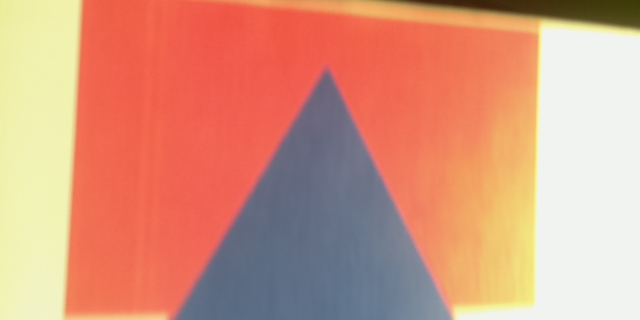
#> input picture img.jpeg, 640 x 320 px
$ python harris.py ../img.jpeg   (Python 2 division)
#> lines starting #> are read from the running program, lines starting #| are printed output that depends on the picture; after the words box and inside, x2 and y2 are one past the last pixel; in counts of white or black regions, pixels touching at a corner belong together
import os
from scipy.ndimage import filters
from PIL import Image

import numpy as np
from matplotlib import pyplot as plt

import datetime

def compute_harris_response(im, sigma=1):
    """compute the harris corner detector response function for
    each pixel"""
    start = datetime.datetime.now()
    #derivatives
    imx = np.zeros(im.shape)
    # gaussian filter args:
    #   input - an array,
    #   [standard deviation],
    #   [order], on each axis
    #   output
    filters.gaussian_filter(im, (sigma, sigma), (0,1),  imx)
    imy = np.zeros(im.shape)
    filters.gaussian_filter(im, (sigma, sigma), (1,0), imy)
    #harris matrix components
    Wxx = filters.gaussian_filter(imx*imx, sigma)
    Wxy = filters.gaussian_filter(imx*imy, sigma)
    Wyy = filters.gaussian_filter(imy*imy, sigma)
    delta = datetime.datetime.now()


    #determinant and trace to approx
    #[[x, y]  * [[x, y] = [[xx, xy]
    # [x, y]]   [x, y]]    [xy, yy]]
    # Det = xx*yy - xy*xy
    # Trace = xx + yy
    Wdet = Wxx*Wyy - Wxy**2
    Wtr = Wxx + Wyy

    # added these two lines to account for NaN
    res = Wdet / Wtr
    res[np.isnan(res)] = 0

    return res

def get_harris_points(harrisim, min_dist=10, threshold= 0.1):
    """ Return corners from a Harris response image
    min_dist is the minimum number of pixels separating
    corners and image boundary. """

    #find the top corner candidates above a corner threshold
    corner_threshold = harrisim.max() * threshold
    harrisim_t = (harrisim > corner_threshold) * 1

    #get coords of candidates
    coords = np.array(harrisim_t.nonzero()).T

    #candidate_values
    candidate_values = [harrisim[c[0], c[1]] for c in coords]

    #sort candidates
    index = np.argsort(candidate_values)

    #store allowed point locations in array
    allowed_locations = np.zeros(harrisim.shape)
    allowed_locations[min_dist:-min_dist, min_dist: -min_dist] = 1

    #select the best points taking min distance into account
    filtered_coords = []
    for i in index:
        if allowed_locations[coords[i,0], coords[i,1]] == 1:
            filtered_coords.append(coords[i])
            allowed_locations[(coords[i,0]-min_dist):(coords[i,0]+min_dist),
                (coords[i,1]-min_dist):(coords[i,1]+min_dist)] = 0

    return filtered_coords

def plot_harris_points(image, filtered_coords):
    from matplotlib import pyplot as plt
    plt.figure()
    plt.gray()
    plt.imshow(image)
    plt.plot([p[1] for p in filtered_coords],
        [p[0] for p in filtered_coords], '*')
    plt.axis('off')
    plt.show()


def get_descriptors(image, filtered_coords, wid=5):
    """for each point, return pixel value around the point using a
    neighbourhood of 2 * width + 1( assume points are extracted
    with a min_distance > wid)"""
    desc = []
    for coords in filtered_coords:
        patch = image[coords[0]-wid: coords[0] + wid + 1,
                    coords[1] - wid: coords[1]+wid+1].flatten()
        desc.append(patch)

    return desc


def match(desc1, desc2, threshold=0.5):
    """for each corner point descriptor in the first image
    select its match from the second image using normalized cross
    correlation"""
    n = len(desc1[0])

    #pairwise distances
    d = -np.ones((len(desc1), len(desc2)))
    for i in range(len(desc1)):
        for j in range(len(desc2)):
            d1 = (desc1[i] - np.mean(desc1[i])) / np.std(desc1[i])
            d2 = (desc2[j] - np.mean(desc2[j])) / np.std(desc2[j])
            ncc_value = np.sum(d1*d2) / (n-1)
            if ncc_value > threshold:
                d[i,j] = ncc_value

    ndx = np.argsort(-d)
    matchscores = ndx[:,0]

    return matchscores

def match_twosided(desc1, desc2, threshold=0.5):
    """two sided symmetric version of match()."""

    matches_12 = match(desc1, desc2, threshold)
    matches_21 = match(desc2, desc1, threshold)

    ndx_12 = np.where(matches_12 >= 0)[0]

    for n in ndx_12:
        if matches_21[matches_12[n]] != n:
            matches_12[n] = -1

    return matches_12

def appendimages(im1, im2):
    """return a new image that appends the two images side by side."""
    #select the image with the fewest rows and fill in the empty rows

    rows1 = im1.shape[0]
    rows2= im2.shape[0]

    if rows1 < rows2:
        im1 = np.concatenate((im1, np.zeros((rows2-rows1, im1.shape[1]))), axis=0)
    elif rows1 > rows2:
        im2 = np.concatenate((im2, np.zeros((rows1-rows2, im2.shape[1]))), axis=0)

    return np.concatenate((im1, im2), axis=1)

def plot_matches(im1, im2, locs1, locs2, matchscores, show_below=False):
    """show a figure with lines joining the accepted matches
    Input
    =====
    im1, im2 - image arrays
    locs1, locs2 -feature locations
    matchscores - an output from match
    show_below - if images are to be shown below matches
    """

    im3 = appendimages(im1, im2)
    if show_below:
        im3 = np.vstack((im3, im3))

    plt.imshow(im3)
    cols1 = im1.shape[1]

    for i, m in enumerate(matchscores):
        if m > 0:
            plt.plot([locs1[i][1], locs2[m][1]+cols1],[locs1[i][0], locs2[m][0]], 'c*-')
    plt.axis('off')


if __name__ == "__main__":
    import sys
    print "testing application"
    simple_img = np.zeros((128,128))
    simple_img[32:96,32:96] = 255
    #im1 = simple_img
    #im2 = np.copy(im1)
    im1 = np.array(Image.open(sys.argv[1]).convert('L'))
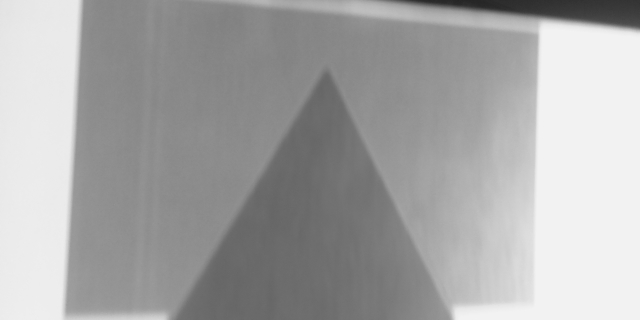
#> im1: shape (320, 640); min 36, max 243, mean 167.5
    im2 = np.copy(im1)


    filtered1 = get_harris_points(compute_harris_response(im1, 1), 10)
#> in get_harris_points, `corner_threshold = harrisim.max() * threshold`: corner_threshold = 0.57
#> in get_harris_points, `harrisim_t = (harrisim > corner_threshold) * 1`:
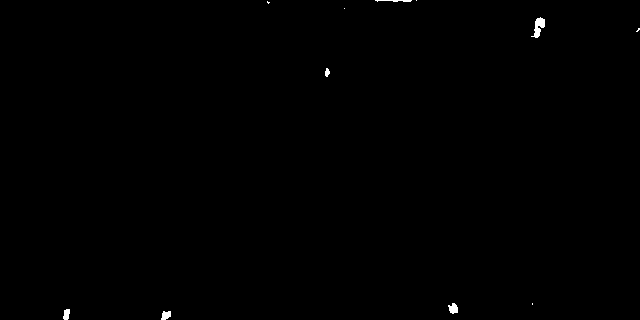
#> harrisim_t: shape (320, 640) int64; values 0 (black) and 1 (white), 0.22% white; 11 white regions (5 under 20 px), largest, box (x1, y1, x2, y2) and area: (531, 17, 545, 38) 148, (448, 303, 458, 314) 77, (161, 311, 171, 320) 68, (63, 309, 70, 320) 60, (375, 0, 412, 2) 51, (325, 68, 330, 77) 32
#> in get_harris_points, `coords = np.array(harrisim_t.nonzero()).T`: coords = 453 pairs, first value 0 to 319, second value 63 to 639
#> in get_harris_points, `candidate_values = [harrisim[c[0], c[1]] for c in coords]`: candidate_values = 453 values, max 5.7 at index 378, min 0.572 at index 226, mean 1.44
#> in get_harris_points, `index = np.argsort(candidate_values)`: index = 453 values, max 452 at index 108, min 0 at index 55, mean 226
#> the loop in get_harris_points, `for i in index:` made 453 passes
#> i on passes 1 to 3: 226, 443, 254
#> after the loop in get_harris_points, `for i in index:`:
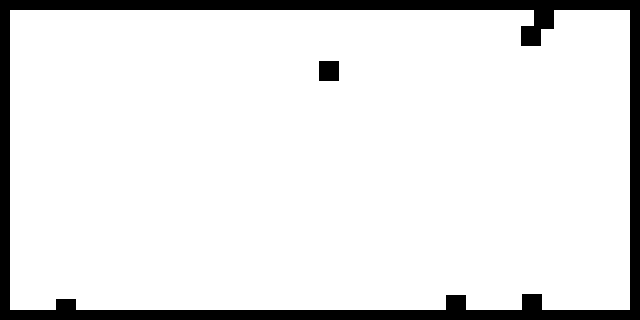
#> allowed_locations: shape (320, 640) float64; values 0 (black) and 1 (white), 89.8% white; 2 black regions, box (x1, y1, x2, y2) and area: (0, 0, 640, 320) 20399, (319, 61, 339, 81) 400
#> after the loop in get_harris_points, `for i in index:`: filtered_coords = [[71, 329], [304, 532], [305, 456], [36, 531], [19, 544], [309, 66]]
#> filtered1 has the same summary as filtered_coords in get_harris_points
    filtered2 = get_harris_points(compute_harris_response(im2, 1), 10)
#> the loop in get_harris_points (call 2), `for i in index:` made 453 passes
#> filtered2 has the same summary as filtered_coords in get_harris_points
    d1 = get_descriptors(im1, filtered1)
#> the loop in get_descriptors, `for coords in filtered_coords:` made 6 passes
#> after the loop in get_descriptors, `for coords in filtered_coords:`: desc = 6 items
#> d1 = 6 items
    d2 = get_descriptors(im2, filtered2)
#> the loop in get_descriptors (call 2), `for coords in filtered_coords:` made 6 passes
#> d2 = 6 items

    matches = match_twosided(d1, d2)
#> in match, `n = len(desc1[0])`: n = 121
#> in match, `d = -np.ones((len(desc1), len(desc2)))`: d = [[-1, -1, -1, -1, -1, -1], [-1, -1, -1, -1, -1, -1], [-1, -1, -1, -1, -1, -1], [-1, -1, -1, -1, -1, -1], [-1, -1, -1, -1, -1, -1], [-1, -1, -1, -1, -1, -1]]
#> the loop in match, `for i in range(len(desc1)):` made 6 passes
#> after the loop in match, `for i in range(len(desc1)):`: d = [[1.01, -1, -1, 0.721, -1, -1], [-1, 1.01, 0.724, -1, 0.586, -1], [-1, 0.724, 1.01, -1, 0.839, -1], [0.721, -1, -1, 1.01, -1, -1], [-1, 0.586, 0.839, -1, 1.01, -1], [-1, -1, -1, -1, -1, 1.01]]
#> in match, `ndx = np.argsort(-d)`: ndx = [[0, 3, 1, 2, 4, 5], [1, 2, 4, 0, 3, 5], [2, 4, 1, 0, 3, 5], [3, 0, 1, 2, 4, 5], [4, 2, 1, 0, 3, 5], [5, 0, 2, 1, 3, 4]]
#> in match, `matchscores = ndx[:,0]`: matchscores = [0, 1, 2, 3, 4, 5]
#> the loop in match (call 2), `for i in range(len(desc1)):` made 6 passes
#> the loop in match_twosided, `for n in ndx_12:` made 6 passes
#> matches = [0, 1, 2, 3, 4, 5]
    plt.figure()
    plt.gray()
    plot_matches(im1, im2, filtered1, filtered2, matches)
#> in appendimages, `return np.concatenate((im1, im2), axis=1)`:
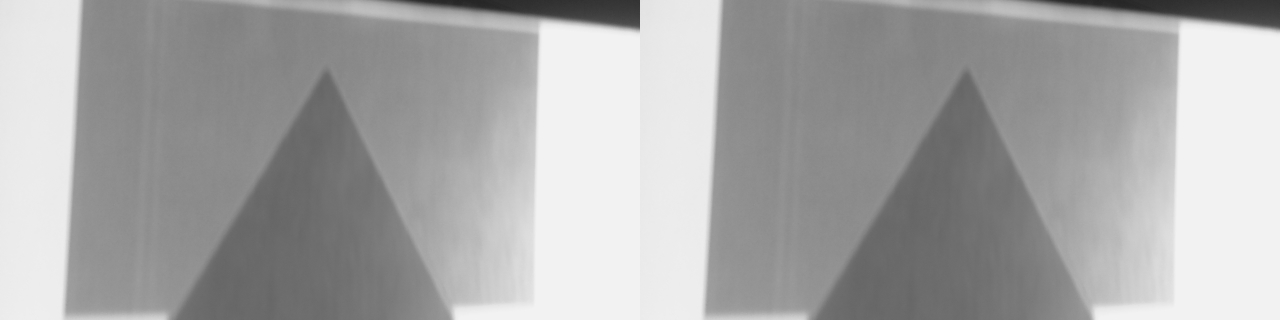
#> returned value: shape (320, 1280); min 36, max 243, mean 167.5
#> the loop in plot_matches, `for i, m in enumerate(matchscores):` made 6 passes
    plt.show()
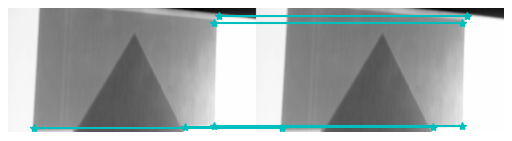
#> figure drawn by matplotlib, 1 panel
